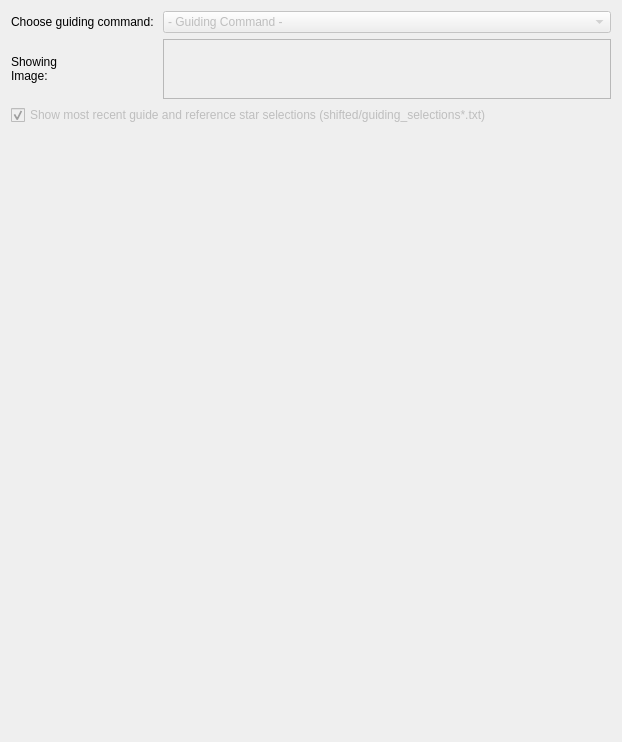
                <widget class="QWidget" name="tab_shifted">
                 <attribute name="title">
                  <string>Shifted FGS Image</string>
                 </attribute>
                 <layout class="QGridLayout" name="gridLayout_10">
                  <item row="1" column="1">
                   <widget class="QComboBox" name="comboBox_showcommandsshifted">
                    <property name="enabled">
                     <bool>false</bool>
                    </property>
                    <property name="toolTip">
                     <string>Choose the guiding command to show the guide and reference star locations</string>
                    </property>
                    <item>
                     <property name="text">
                      <string>- Guiding Command - </string>
                     </property>
                    </item>
                   </widget>
                  </item>
                  <item row="2" column="0">
                   <widget class="QLabel" name="label_showingShifted">
                    <property name="toolTip">
                     <string>Path to the converted FGS image found at the out and root directories specified</string>
                    </property>
                    <property name="text">
                     <string>Showing
Image:</string>
                    </property>
                    <property name="buddy">
                     <cstring>label_showingInput</cstring>
                    </property>
                   </widget>
                  </item>
                  <item row="2" column="1">
                   <widget class="QTextEdit" name="textEdit_showingShifted">
                    <property name="enabled">
                     <bool>false</bool>
                    </property>
                    <property name="sizePolicy">
                     <sizepolicy hsizetype="Expanding" vsizetype="Maximum">
                      <horstretch>0</horstretch>
                      <verstretch>0</verstretch>
                     </sizepolicy>
                    </property>
                    <property name="maximumSize">
                     <size>
                      <width>16777215</width>
                      <height>60</height>
                     </size>
                    </property>
                    <property name="toolTip">
                     <string>Path to the converted FGS image found at the out and root directories specified</string>
                    </property>
                    <property name="styleSheet">
                     <string notr="true">QTextEdit { background-color : #ECECEC }
\</string>
                    </property>
                   </widget>
                  </item>
                  <item row="3" column="0" colspan="2">
                   <widget class="QCheckBox" name="checkBox_showStars_shifted">
                    <property name="enabled">
                     <bool>false</bool>
                    </property>
                    <property name="toolTip">
                     <string>Show or hide the locations of stars and star selections as found in the ALLpsfs.txt and regfile in the root directory</string>
                    </property>
                    <property name="text">
                     <string>Show most recent guide and reference star selections (shifted/guiding_selections*.txt)</string>
                    </property>
                    <property name="checked">
                     <bool>true</bool>
                    </property>
                   </widget>
                  </item>
                  <item row="4" column="0" colspan="2">
                   <widget class="QWidget" name="canvas_shifted_slot" native="true">
                    <property name="sizePolicy">
                     <sizepolicy hsizetype="Expanding" vsizetype="Expanding">
                      <horstretch>0</horstretch>
                      <verstretch>0</verstretch>
                     </sizepolicy>
                    </property>
                    <property name="minimumSize">
                     <size>
                      <width>600</width>
                      <height>600</height>
                     </size>
                    </property>
                   </widget>
                  </item>
                  <item row="1" column="0">
                   <widget class="QLabel" name="label_showcommandsshifted">
                    <property name="toolTip">
                     <string>Choose the guiding command to show the guide and reference star locations</string>
                    </property>
                    <property name="text">
                     <string>Choose guiding command: </string>
                    </property>
                   </widget>
                  </item>
                 </layout>
                </widget>
